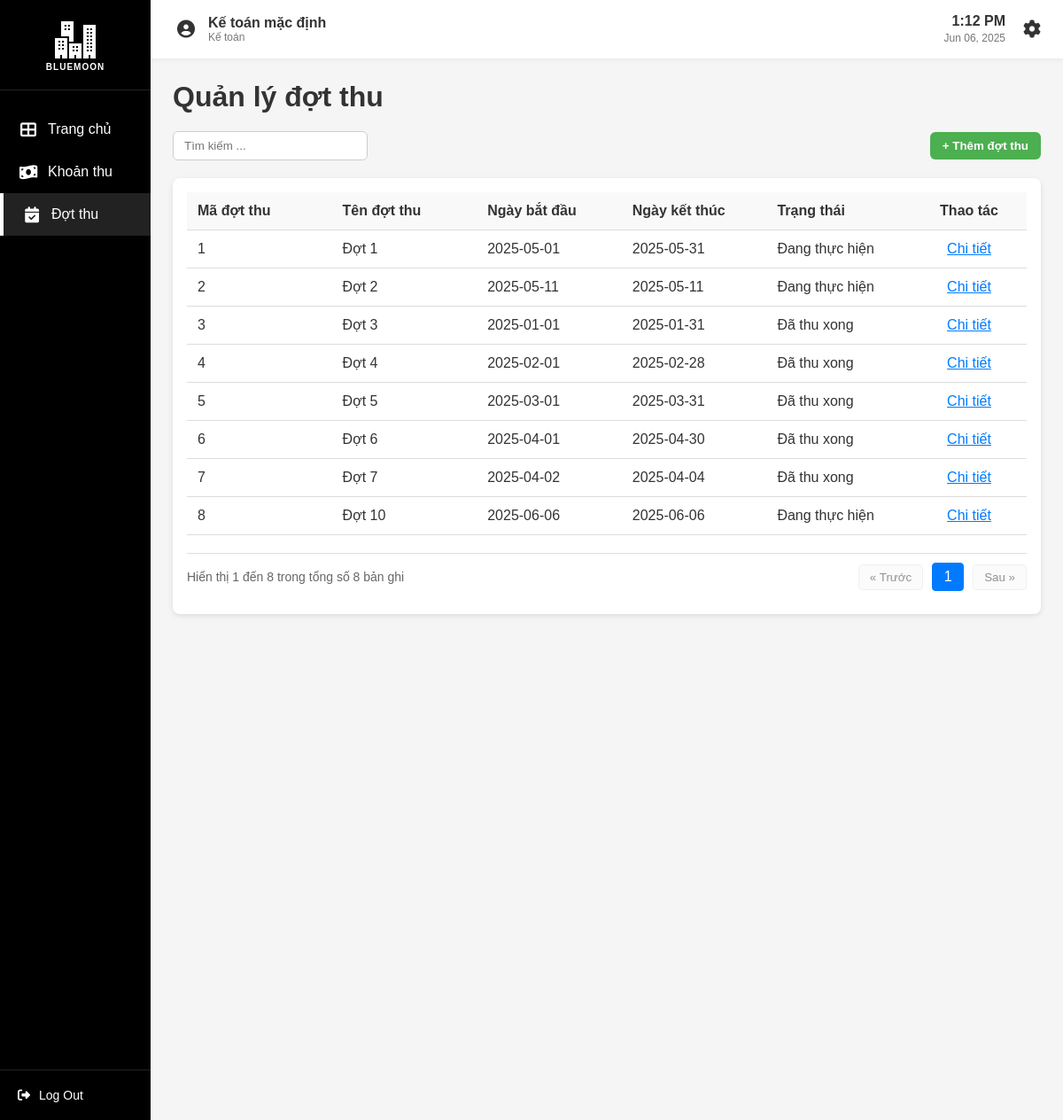
/dotthu (signed in), run on the app's committed database.
### app/model.py (models this page shows, shortened)
class TaiKhoan(db.Model, UserMixin):
    __tablename__ = 'taikhoan'
    id = db.Column(db.Integer, primary_key=True)
    username = db.Column(db.String(50), unique=True, nullable=False)
    password = db.Column(db.String(100), nullable=False)
    vaiTro = db.Column(db.String(50))
    hoTen = db.Column(db.String(100))
    nopphis = db.relationship('NopPhi', backref='taikhoan', lazy=True)

class DotThu(db.Model):
    __tablename__ = 'dotthu'
    maDotThu = db.Column(db.Integer, primary_key=True)
    tenDotThu = db.Column(db.String(100), nullable=False)
    ngayBatDau = db.Column(db.Date)
    ngayKetThuc = db.Column(db.Date)
    trangThai = db.Column(db.String(50))
    khoanthu_has_dotthus = db.relationship('KhoanThu_Has_DotThu', backref='dotthu', lazy=True)

### app/routes/thuphi_routes.py (the view)
@tp.route('/dotthu', methods=['GET'])
@login_required
def dotthu():
    dotthus = DotThuService.get_all_dotthus()
    return render_template('dotthu.html', dotthus=dotthus)

### app/services/thuphi_service.py (called while the page is built)
    @staticmethod
    def get_all_dotthus():
        return DotThu.query.all()

### app/templates/dotthu.html (shortened to what this page needs)
{% extends "base.html" %}
{% block extra_css %}
<link rel="stylesheet" href="/static/css/dotthu.css">
{% endblock %}
{% block content %}
<div class="container">
    <h1>Quản lý đợt thu</h1>
    <div class="search-container">
        <input type="text" id="searchInput" class="search-box" placeholder="Tìm kiếm ...">
        <button class="add-button" onclick="openAddModal()">+ Thêm đợt thu</button>
    </div>
    <div class="card">
        <table class="account-table">
            <thead>
                <tr>
                    <th>Mã đợt thu</th>
                    <th>Tên đợt thu</th>
                    <th>Ngày bắt đầu</th>
                    <th>Ngày kết thúc</th>
                    <th>Trạng thái</th>
                    <th class="action-column">Thao tác</th>
                </tr>
            </thead>
            <tbody id="dotthu-table-body">
                {% for dotthu in dotthus %}
                <tr class="dotthu-row" data-index="{{ loop.index0 }}">
                    <td>{{ dotthu.maDotThu }}</td>
                    <td>{{ dotthu.tenDotThu }}</td>
                    <td>{{ dotthu.ngayBatDau }}</td>
                    <td>{{ dotthu.ngayKetThuc }}</td>
                    <td>{{ dotthu.trangThai }}</td>
                    <td class="action-column">
                        <a href="{{ url_for('tp.dotthu_chitiet', maDotThu=dotthu.maDotThu) }}" class="action-button">
                            Chi tiết
                        </a>
                    </td>
                </tr>
                {% endfor %}
            </tbody>
        </table>
        <div class="pagination-container">
            <div class="pagination-info">
                Hiển thị <span id="start-record">1</span> đến <span id="end-record">10</span> trong tổng số <span id="total-records">{{ dotthus|length }}</span> bản ghi
            </div>
            <div class="pagination-controls">
                <button id="prev-page" class="pagination-button" disabled>&laquo; Trước</button>
                <div id="page-numbers" class="page-numbers">
                </div>
                <button id="next-page" class="pagination-button">Sau &raquo;</button>
            </div>
        </div>
    </div>
</div>
{% endblock %}

### app/templates/base.html (shortened to what this page needs)
<!DOCTYPE html>
<html lang="en">
<head>
    <link rel="stylesheet" href="/static/css/base.css">
    <link rel="stylesheet" href="https://cdnjs.cloudflare.com/ajax/libs/font-awesome/6.4.0/css/all.min.css">
    {% block extra_css %}{% endblock %}
</head>
<body>
    <div class="container">
        <div class="sidebar">
            <div class="logo">
                <img src="/static/images/apartment_white.png" alt="BlueMoon">
                <div class="logo-text"><span class="library-text">BLUEMOON</span></div>
            </div>
            <nav class="sidebar-menu">
                <ul>
                    <li>
                        <a href="{{ url_for('auth.home') }}" class="menu-item {% if request.endpoint == 'auth.home' %}active{% endif %}">
                            <i class="fas fa-th-large"></i>
                            <span>Trang chủ</span>
                        </a>
                    </li>
                    {% if current_user.vaiTro == 'admin' %}
                        <li>
                            <a href="{{ url_for('user.taikhoan') }}" class="menu-item {% if request.endpoint == 'user.taikhoan' %}active{% endif %}">
                                <i class="fas fa-user"></i>
                                <span>Tài khoản</span>
                            </a>
                        </li>
                        <li>
                            <a href="{{ url_for('hk.hokhau') }}" class="menu-item {% if request.endpoint == 'hk.hokhau' %}active{% endif %}">
                                <i class="fas fa-house"></i>
                                <span>Hộ khẩu</span>
                            </a>
                        </li>
                        <li>
                            <a href="{{ url_for('hk.tamtrutamvang') }}" class="menu-item {% if request.endpoint == 'hk.tamtrutamvang' %}active{% endif %}">
                                <i class="fas fa-user-clock"></i>
                                <span>Tạm trú/vắng</span>
                            </a>
                        </li>
                        <li>
                            <a href="{{ url_for('hk.lichsuhokhau') }}" class="menu-item {% if request.endpoint == 'hk.lichsuhokhau' %}active{% endif %}">
                                <i class="fas fa-history"></i>
                                <span>Lịch sử</span>
                            </a>
                        </li>
                    {% elif current_user.vaiTro == 'Kế toán' %}
                        <li>
                            <a href="{{ url_for('tp.khoanthu') }}" class="menu-item {% if request.endpoint == 'tp.khoanthu' %}active{% endif %}">
                                <i class="fas fa-money-bill-wave"></i>
                                <span>Khoản thu</span>
                            </a>
                        </li>
                        <li>
                            <a href="{{ url_for('tp.dotthu') }}" class="menu-item {% if request.endpoint == 'tp.khoanthu' %}active{% endif %}">
                                <i class="fas fa-calendar-check"></i>
                                <span>Đợt thu</span>
                            </a>
                        </li>
                    {% endif %}
                </ul>
            </nav>
            <div class="sidebar-footer">
                <a href="{{ url_for('auth.logout') }}" class="logout-btn">
                    <i class="fas fa-sign-out-alt"></i>
                    <span>Log Out</span>
                </a>
            </div>
        </div>
        <div class="main-content">
            <header class="top-header">
                <div class="user-info">
                    <div class="user-avatar">
                        <i class="fas fa-user-circle"></i>
                    </div>
                    <div class="user-details">
                        <div class="user-name">{{ current_user.hoTen if current_user else 'KháchKhách' }}</div>
                        <div class="user-role">{{ current_user.vaiTro if current_user else '' }}</div>
                    </div>
                </div>
                <div class="header-right">
                    <div class="datetime">
                        <span class="time">{{ current_time }}</span>
                        <span class="date">{{ current_date }}</span>
                    </div>
                    <div class="settings">
                        <a href="#">
                            <i class="fas fa-cog"></i>
                        </a>
                    </div>
                </div>
            </header>
            <div class="content">
                {% block content %}{% endblock %}
            </div>
        </div>
    </div>
</body>
</html>

### app/static/css/base.css (style rules this page uses)
* { margin: 0; padding: 0; box-sizing: border-box; font-family: 'Arial', sans-serif; }
body { background-color: #f5f5f5; color: #333; }
.container { display: flex; height: 100vh; width: 100%; }
.sidebar { width: 170px; height: 100vh; background-color: #000; color: white; display: flex; flex-direction: column; position: fixed; left: 0; top: 0; }
.logo { padding: 20px 15px; border-bottom: 1px solid #222; display: flex; flex-direction: column; align-items: center; text-align: center; }
.logo img { width: 50px; margin-bottom: 5px; }
.logo-text { font-size: 18px; font-weight: bold; color: white; display: block; }
.library-text { font-size: 10px; display: block; margin-top: -5px; text-transform: uppercase; letter-spacing: 1px; }
.sidebar-menu { flex-grow: 1; padding-top: 20px; }
.sidebar-menu ul { list-style: none; }
.menu-item { display: flex; align-items: center; padding: 15px 20px; color: white; text-decoration: none; transition: all 0.3s; }
.menu-item:hover, .menu-item.active { background-color: #222; border-left: 4px solid #fff; }
.menu-item i { margin-right: 10px; font-size: 18px; width: 24px; text-align: center; }
.sidebar-footer { padding: 20px; border-top: 1px solid #222; }
.logout-btn { display: flex; align-items: center; color: white; text-decoration: none; font-size: 14px; }
.logout-btn i { margin-right: 10px; }
.main-content { flex-grow: 1; margin-left: 170px; width: calc(100% - 170px); overflow-y: auto; }
.top-header { background-color: #fff; padding: 15px 25px; display: flex; justify-content: space-between; align-items: center; box-shadow: 0 2px 5px rgba(0,0,0,0.05); }
.user-info { display: flex; align-items: center; }
.user-avatar { width: 30px; height: 30px; border-radius: 50%; margin-right: 10px; display: flex; align-items: center; justify-content: center; color: #333; font-size: 20px; }
.user-details { display: flex; flex-direction: column; }
.user-name { font-weight: bold; font-size: 16px; }
.user-role { font-size: 12px; color: #777; }
.header-right { display: flex; align-items: center; }
.datetime { margin-right: 20px; text-align: right; }
.time { font-weight: bold; font-size: 16px; display: block; }
.date { font-size: 12px; color: #777; }
.settings i { font-size: 20px; color: #333; }
.content { padding: 25px; }

### app/static/css/dotthu.css (style rules this page uses)
.search-container { margin-top: 20px; display: flex; gap: 10px; align-items: center; }
.search-box { padding: 8px 12px; width: 220px; border: 1px solid #ccc; border-radius: 6px; }
.add-button { margin-left: auto; background-color: #4CAF50; color: white; padding: 8px 14px; border: none; border-radius: 6px; cursor: pointer; font-weight: bold; }
.card { width: 100%; background-color: #fff; padding: 16px; border-radius: 8px; box-shadow: 0 2px 6px rgba(0,0,0,0.1); margin-top: 20px; }
.account-table { width: 100%; border-collapse: collapse; table-layout: fixed; }
.account-table th, .account-table td { padding: 12px; border-bottom: 1px solid #ddd; text-align: left; white-space: nowrap; overflow: hidden; text-overflow: ellipsis; }
.account-table th { background-color: #f9f9f9; font-weight: 600; }
.account-table th.action-column, .account-table td.action-column { width: 130px; text-align: center; }
.action-column { text-align: center; width: 80px; gap: 4px; }
.action-button { background: none; border: none; cursor: pointer; font-size: 16px; color: #007bff; }
.container { display: flex; flex-direction: column; height: 100vh; width: 100%; }
.pagination-container { display: flex; justify-content: space-between; align-items: center; margin-top: 20px; padding: 10px 0; border-top: 1px solid #e0e0e0; }
.pagination-info { font-size: 14px; color: #666; }
.pagination-controls { display: flex; align-items: center; gap: 10px; }
.pagination-button { padding: 6px 12px; background-color: #f8f9fa; border: 1px solid #dee2e6; border-radius: 4px; cursor: pointer; color: #212529; transition: background-color 0.2s; }
.pagination-button:disabled { opacity: 0.5; cursor: not-allowed; }
.page-numbers { display: flex; gap: 5px; }
.dotthu-row { display: none; }
.dotthu-row.visible { display: table-row; }

### data on the page
TaiKhoan: hoTen "Kế toán mặc định", vaiTro "Kế toán"
DotThu: maDotThu "1", tenDotThu "Đợt 1", ngayBatDau "2025-05-01", ngayKetThuc "2025-05-31", trangThai "Đang thực hiện"
DotThu: maDotThu "2", tenDotThu "Đợt 2", ngayBatDau "2025-05-11", ngayKetThuc "2025-05-11", trangThai "Đang thực hiện"
DotThu: maDotThu "3", tenDotThu "Đợt 3", ngayBatDau "2025-01-01", ngayKetThuc "2025-01-31", trangThai "Đã thu xong"
DotThu: maDotThu "4", tenDotThu "Đợt 4", ngayBatDau "2025-02-01", ngayKetThuc "2025-02-28", trangThai "Đã thu xong"
DotThu: maDotThu "5", tenDotThu "Đợt 5", ngayBatDau "2025-03-01", ngayKetThuc "2025-03-31", trangThai "Đã thu xong"
DotThu: maDotThu "6", tenDotThu "Đợt 6", ngayBatDau "2025-04-01", ngayKetThuc "2025-04-30", trangThai "Đã thu xong"
DotThu: maDotThu "7", tenDotThu "Đợt 7", ngayBatDau "2025-04-02", ngayKetThuc "2025-04-04", trangThai "Đã thu xong"
DotThu: maDotThu "8", tenDotThu "Đợt 10", ngayBatDau "2025-06-06", ngayKetThuc "2025-06-06", trangThai "Đang thực hiện"

### other printed values
{{ dotthus|length }} "8"
